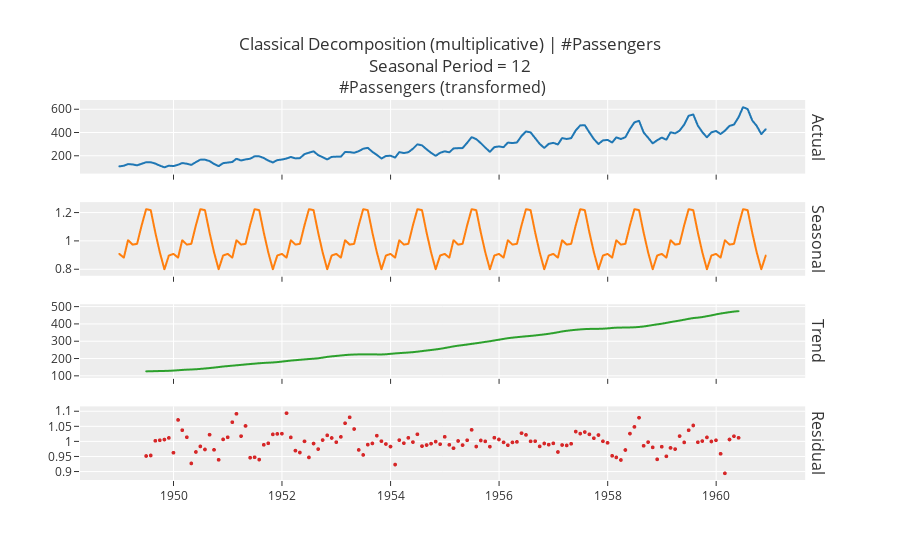

Here is the notebook cell this chart was saved with:
### Markdown cell above
I will plot a multiplicative decomposition plot. Multiplicative decomposition is that the time series is the product of its components.

### Code cell
# Decomposition Plot
plot_model(plot='decomp', data_kwargs={'type': 'multiplicative'}, fig_kwargs={'hoverinfo':'none'})

### Figure 1 — Plotly figure (JSON) as saved in the notebook; plotly's stock layout.template omitted (floating-point values rounded to 4 significant figures; data arrays with more than 128 entries replaced by an {"elided": "..."} marker saying what was removed)
{"data": [{"line": {"color": "rgb(31, 119, 180)", "width": 2}, "marker": {"size": 2}, "mode": "lines+markers", "name": "Actual", "type": "scattergl", "x": {"elided": "144 str values"}, "xaxis": "x", "y": {"elided": "144 int values"}, "yaxis": "y"}, {"line": {"color": "rgb(255, 127, 14)", "width": 2}, "marker": {"size": 2}, "mode": "lines+markers", "name": "Seasonal", "type": "scattergl", "x": {"elided": "144 str values"}, "xaxis": "x2", "y": {"elided": "144 float values"}, "yaxis": "y2"}, {"line": {"color": "rgb(44, 160, 44)", "width": 2}, "marker": {"size": 2}, "mode": "lines+markers", "name": "Trend", "type": "scattergl", "x": {"elided": "144 str values"}, "xaxis": "x3", "y": {"elided": "144 float values"}, "yaxis": "y3"}, {"line": {"color": "rgb(214, 39, 40)", "width": 2}, "marker": {"size": 4}, "mode": "markers", "name": "Residuals", "type": "scattergl", "x": {"elided": "144 str values"}, "xaxis": "x4", "y": {"elided": "144 float values"}, "yaxis": "y4"}], "layout": {"annotations": [{"font": {"size": 16}, "showarrow": false, "text": "#Passengers (transformed)", "x": 0.49, "xanchor": "center", "xref": "paper", "y": 1, "yanchor": "bottom", "yref": "paper"}, {"font": {"size": 16}, "showarrow": false, "text": "Actual", "textangle": 90, "x": 0.98, "xanchor": "left", "xref": "paper", "y": 0.9031, "yanchor": "middle", "yref": "paper"}, {"font": {"size": 16}, "showarrow": false, "text": "Seasonal", "textangle": 90, "x": 0.98, "xanchor": "left", "xref": "paper", "y": 0.6344, "yanchor": "middle", "yref": "paper"}, {"font": {"size": 16}, "showarrow": false, "text": "Trend", "textangle": 90, "x": 0.98, "xanchor": "left", "xref": "paper", "y": 0.3656, "yanchor": "middle", "yref": "paper"}, {"font": {"size": 16}, "showarrow": false, "text": "Residual", "textangle": 90, "x": 0.98, "xanchor": "left", "xref": "paper", "y": 0.09688, "yanchor": "middle", "yref": "paper"}], "showlegend": false, "title": {"text": "Classical Decomposition (multiplicative) | #Passengers<br>Seasonal Period = 12"}, "xaxis": {"anchor": "y", "domain": [0, 0.98], "matches": "x4", "showticklabels": false}, "xaxis2": {"anchor": "y2", "domain": [0, 0.98], "matches": "x4", "showticklabels": false}, "xaxis3": {"anchor": "y3", "domain": [0, 0.98], "matches": "x4", "showticklabels": false}, "xaxis4": {"anchor": "y4", "domain": [0, 0.98]}, "yaxis": {"anchor": "x", "domain": [0.8063, 1]}, "yaxis2": {"anchor": "x2", "domain": [0.5375, 0.7312]}, "yaxis3": {"anchor": "x3", "domain": [0.2687, 0.4625]}, "yaxis4": {"anchor": "x4", "domain": [0, 0.1938]}}}
